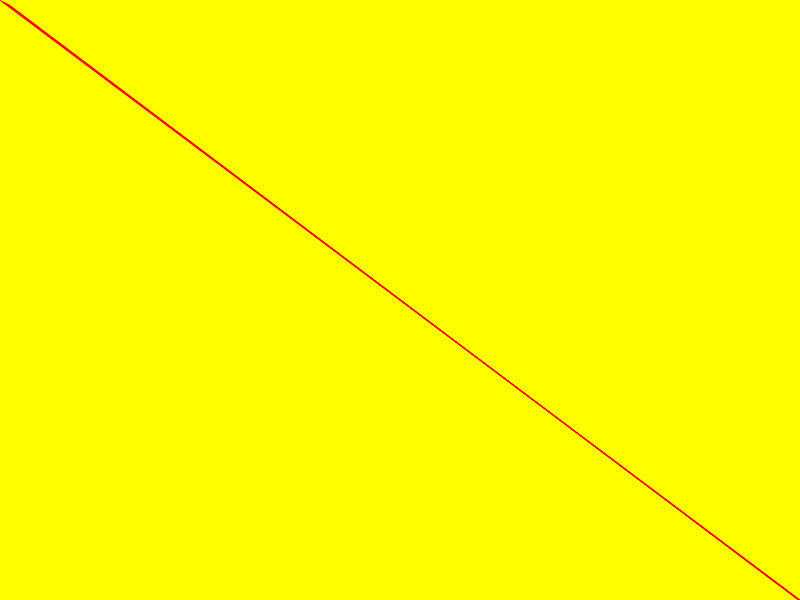
Frame 1 (no input)
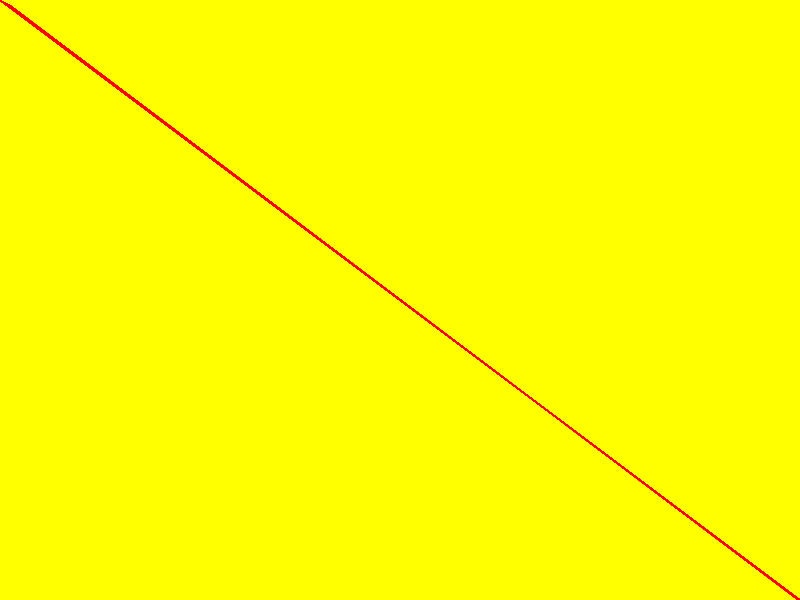
Frame 60 (the mouse pressed at the canvas centre just before this capture)
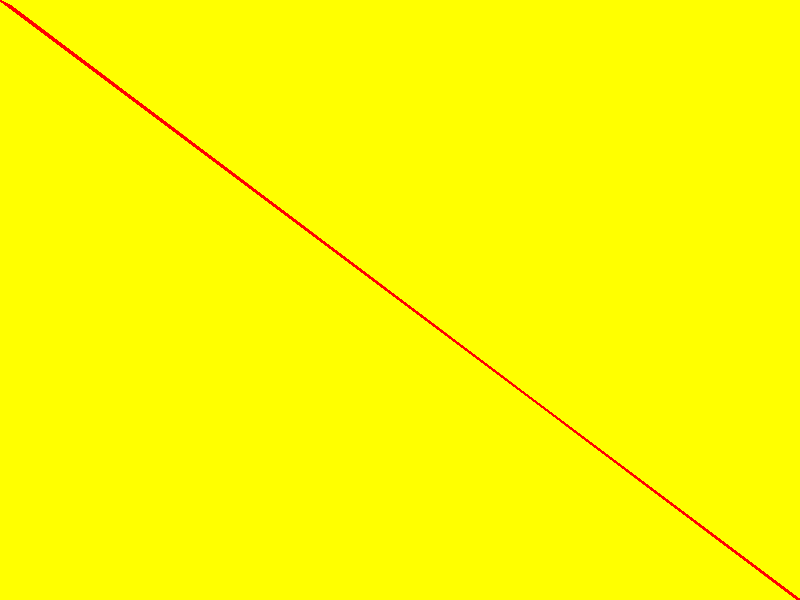
Frame 120 (the mouse held since frame 60 and released just before this capture)

The Processing sketch that drew these frames (run headless with seeded random() and noise(); from frame 60 on, the mouse is pressed at the canvas centre):

// Processing sketch: processing_44892
// ── processing_44892.pde



void setup(){
 size (800,600);

background (255, 255, 0);
smooth();
  
  
}


void draw(){
  for (int i =0; i<5; i++){
 stroke(255,0,0);
 line(0+i+i, 0+i, 800+i, 600+i);
 
  }
 
  
}
